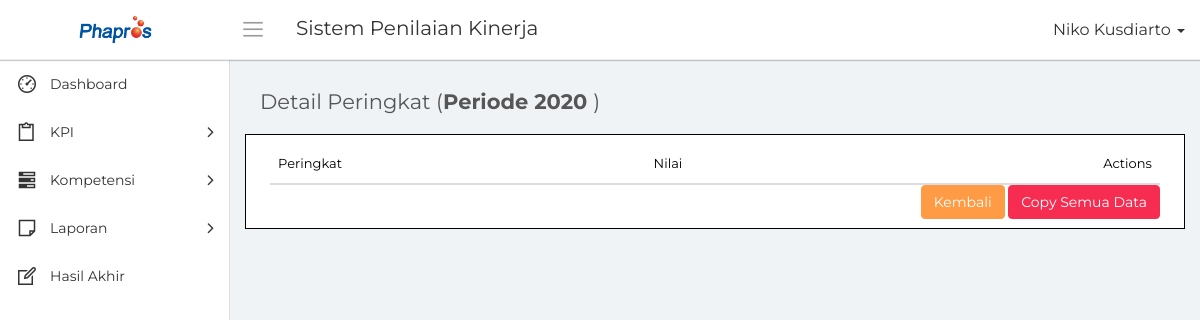
Before: /detail_peringkat.php (signed in) with the older database file.
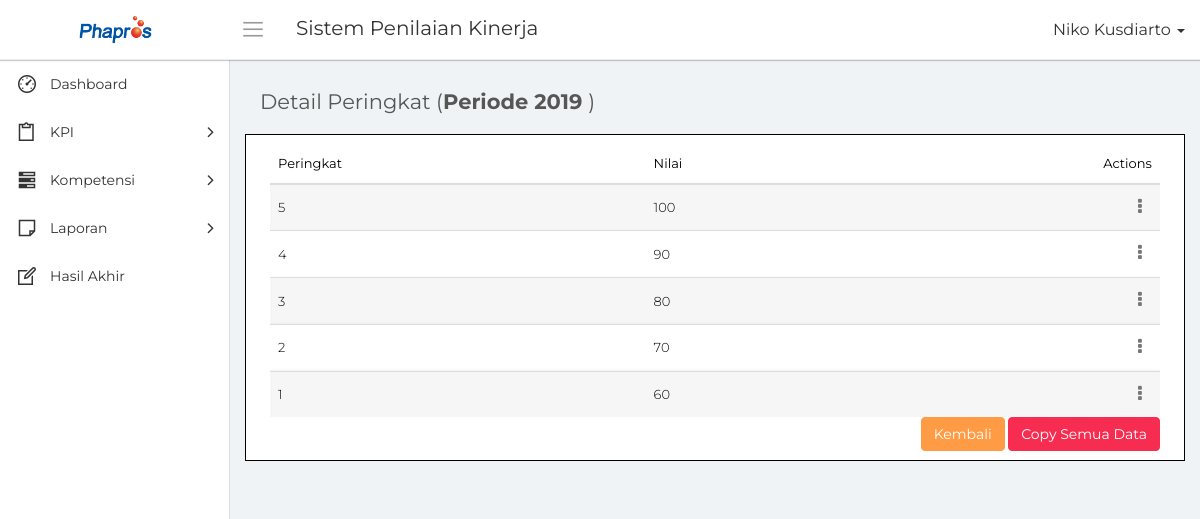
After: the same page with the newer database file.
### tables this page shows
CREATE TABLE `mst_periode` (
  `id_periode` bigint(20) NOT NULL,
  `tahun` int(10) NOT NULL,
  `status` int(5) NOT NULL
);

CREATE TABLE `mst_peringkat` (
  `id_peringkat` bigint(20) NOT NULL,
  `id_periode` bigint(20) NOT NULL,
  `peringkat` int(20) NOT NULL,
  `nilai` int(20) NOT NULL
);

### conn/database.php (called while the page is built, shortened)
<?php
	class database{
		function __construct(){
			$this->connection = new mysqli('localhost', 'root', '','phapros_final');
		}
		function tampil_periode($id_periode = null){
			$hasil = [];
			if($id_periode == null)
				$query = $this->connection->query("SELECT * FROM mst_periode");
			else
				$query = $this->connection->query("SELECT * FROM mst_periode WHERE id_periode = '$id_periode'");
			while($tampil = $query->fetch_array())
				$hasil[] = $tampil;
			return $hasil;
		}
		function tampil_peringkat($id_periode = null, $id_peringkat = null)
		{
			if($id_peringkat != null)
			{
				if($id_periode != null)
					$query = $this->connection->query("SELECT * FROM mst_peringkat WHERE id_peringkat = '$id_peringkat' AND id_periode = '$id_periode'");
				else
					$query = $this->connection->query("SELECT * FROM mst_peringkat WHERE id_periode = '$id_periode'");
			}
			else
			{
				if($id_periode != null)
					$query = $this->connection->query("SELECT * FROM mst_peringkat WHERE id_periode = '$id_periode'");
				else
					$query = $this->connection->query("SELECT * FROM mst_peringkat");
			}
			while($tampil = $query->fetch_array())
				$hasil[] = $tampil;
			return $hasil;
		}
	}
?>

### detail_peringkat.php (the view, shortened to what the changed rows need)
<?php
    include "conn/database.php";
    $db = new database();
?>
<!DOCTYPE html>
<html>
    <head>
        <link rel="stylesheet" type="text/css" href="assets/css/bootstrap.min.css">
        <link rel="stylesheet" type="text/css" href="assets/css/font-awesome.min.css">
        <link rel="stylesheet" type="text/css" href="assets/css/line-awesome.min.css">
        <link rel="stylesheet" type="text/css" href="assets/css/datatables.min.css"/>
		<link rel="stylesheet" type="text/css" href="assets/css/select2.min.css">
		<link rel="stylesheet" type="text/css" href="assets/css/bootstrap-datetimepicker.min.css">
        <link rel="stylesheet" type="text/css" href="assets/css/style.css">
    </head>
    <body>
        <div class="main-wrapper">
            <div class="page-wrapper">
                <div class="content container-fluid">
					<div class="row">
						<div class="col-xs-12">
							<h4 class="page-title">Detail Peringkat (<b>Periode
                                <?php
                                    $id_periode = $_GET['id_periode'];
                                    foreach($db->tampil_periode($id_periode) as $tampil)
                                    {
                                        $tahun_asli = $tampil['tahun'];
                                    }
                                    echo $tahun_asli;
                                ?>
                            </b>)
                            </h4>
						</div>
					</div>
					<div class="row" style="border:1px solid black;color:black; background-color:white; padding:1%;">
						<div class="col-md-12">
							<div class="table-responsive">
                                <table class="table table-striped custom-table m-b-0 display" id="tabel">
									<thead>
										<tr>
											<th>Peringkat</th>
                                            <th>Nilai</th>
											<th class="text-right">Actions</th>
										</tr>
									</thead>
									<tbody>
                                    <?php
                                        foreach($db->tampil_peringkat($id_periode) as $data)
                                        {
                                    ?>
                                            <tr>
                                                <td><?php echo $data['peringkat']; ?></td>
                                                <td><?php echo $data['nilai']; ?></td>
                                                <td class="text-right">
                                                    <div class="dropdown">
                                                        <a href="#" class="action-icon dropdown-toggle" data-toggle="dropdown" aria-expanded="false"><i class="fa fa-ellipsis-v"></i></a>
                                                    </div>
                                                </td>
                                            </tr>
                                    <?php
                                        }
                                    ?>
									</tbody>
								</table>
							</div>
						</div>
					</div>
                </div>
            </div>
        </div>
    </body>
</html>

Changed rows visible on the page:
removed mst_periode: tahun "2020"
added mst_periode: tahun "2019"
added mst_peringkat: peringkat "5", nilai "100"
added mst_peringkat: peringkat "4", nilai "90"
added mst_peringkat: peringkat "3", nilai "80"
added mst_peringkat: peringkat "2", nilai "70"
added mst_peringkat: peringkat "1", nilai "60"
